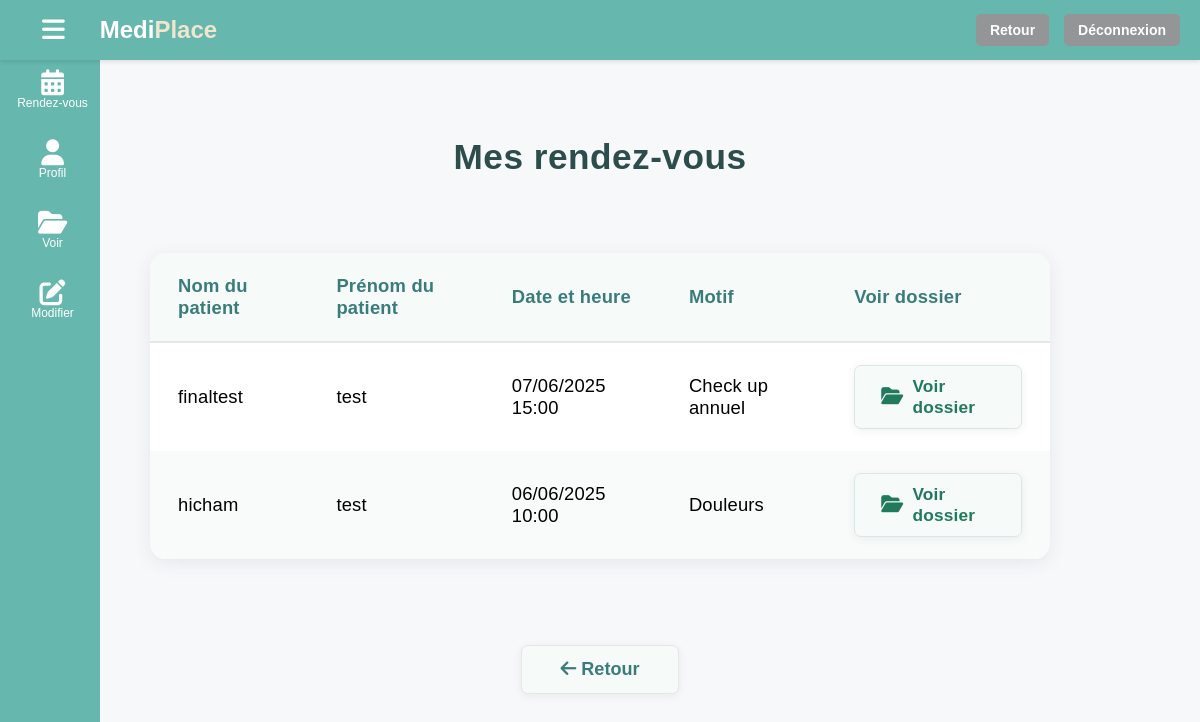
The page /mes-rdv-med/ (signed in) on the database its author committed.
### cabinet/models.py (models this page shows, shortened)
class RendezVous(models.Model):
    patient = models.ForeignKey(Patient, on_delete=models.CASCADE)
    medecin = models.ForeignKey(Medecin, on_delete=models.CASCADE)
    date = models.DateTimeField()
    motif = models.TextField()

class Patient(models.Model):
    nom = models.CharField(max_length=50)
    prenom = models.CharField(max_length=50)
    email = models.EmailField(unique=True)
    numero_telephone = models.CharField(max_length=15)
    date_naissance = models.DateField()
    mot_de_passe = models.CharField(max_length=128)

### cabinet/views.py (the view)
# urls.py: path('mes-rdv-med/', views.mes_rdv_med, name='mes_rdv_med'),
def mes_rdv_med(request):
    email_med = request.session.get('user_email')
    if not email_med:
        return redirect('login')
    try:
        medecin = Medecin.objects.get(email=email_med)
        rdvs = RendezVous.objects.filter(medecin=medecin).order_by('-date')
        return render(request, 'cabinet/mes_rdv_med.html', {'rdvs': rdvs})
    except Medecin.DoesNotExist:
        messages.error(request, "Médecin non trouvé.")
        return redirect('login')

### cabinet/templates/cabinet/mes_rdv_med.html (shortened to what this page needs)
<!DOCTYPE html>
<html lang="fr">
  <head>
    {% load static %}
    <link rel="stylesheet" href="{% static 'cabinet/css/main_pat.css' %}" />
    <link
      rel="stylesheet"
      href="https://cdnjs.cloudflare.com/ajax/libs/font-awesome/6.5.0/css/all.min.css"
    />
  </head>
  <body>
    {% include 'cabinet/headerbasepagemed.html' %}
    <div class="patients-bg">
      <div class="patients-centered">
        <h2 class="patients-title">Mes rendez-vous</h2>
        <div class="table-bg">
          {% if rdvs %}
          <table class="patients-table">
            <thead>
              <tr>
                <th>Nom du patient</th>
                <th>Prénom du patient</th>
                <th>Date et heure</th>
                <th>Motif</th>
                <th>Voir dossier</th>
              </tr>
            </thead>
            <tbody>
              {% for rdv in rdvs %}
              <tr>
                <td>{{ rdv.patient.nom }}</td>
                <td>{{ rdv.patient.prenom }}</td>
                <td>{{ rdv.date|date:"d/m/Y H:i" }}</td>
                <td>{{ rdv.motif|truncatechars:50 }}</td>
                <td>
                  <a
                    href="{% url 'dossier_patient_med' rdv.patient.id %}?from=rdv"
                    class="btn-voir-dossier"
                  >
                    <i class="fa fa-folder-open"></i> Voir dossier
                  </a>
                </td>
              </tr>
              {% endfor %}
            </tbody>
          </table>
          {% else %}
          <div class="empty-history-msg">
            Aucun rendez-vous prévu pour le moment.
          </div>
          {% endif %}
        </div>
      </div>
      <div class="retour-center">
        <a href="{% url 'main_med' %}" class="btn-retour-main">
          <i class="fa fa-arrow-left"></i> Retour
        </a>
      </div>
    </div>
  </body>
</html>

### cabinet/static/cabinet/css/main_pat.css (style rules this page uses)
body { font-family: 'Poppins', sans-serif; background-color: #f4f5f7; margin: 0; padding: 0; }

### cabinet/static/cabinet/css/headerbasepagemed.css (style rules this page uses)
* { box-sizing: border-box; }
body { margin: 0; font-family: Arial, sans-serif; overflow: hidden; background: linear-gradient(135deg, #e0f7f4, #ffffff); }

### cabinet/templates/cabinet/mes_rdv_med.html (style rules this page uses)
.patients-bg { min-height: 100vh; background: #f7f8fa; width: 100vw; }
.patients-centered { max-width: 900px; margin: 0 auto; padding: 48px 0 48px 0; display: flex; flex-direction: column; gap: 38px; }
.patients-title { font-size: 2.2rem; color: #2d4c4c; font-weight: 700; margin-bottom: 38px; text-align: center; letter-spacing: 0.5px; }
.table-bg { background: #fff; border-radius: 16px; box-shadow: 0 4px 18px rgba(44, 62, 80, 0.09); overflow: hidden; display: flex; justify-content: center; }
.patients-table { width: 100%; margin: 0 auto; border-collapse: separate; border-spacing: 0; font-size: 1.15rem; letter-spacing: 0.01em; background: transparent; }
.patients-table th, .patients-table td { padding: 22px 28px; text-align: left; }
.patients-table th { background: #f6faf9; color: #3a7c7c; font-weight: 700; font-size: 1.15rem; border-bottom: 2px solid #e3e8e7; letter-spacing: 0.2px; }
.patients-table tr { border-bottom: 1px solid #f0f3f2; transition: background 0.18s; }
.patients-table tr:nth-child(even) { background: #f8fbfa; }
.patients-table tr:last-child { border-bottom: none; }
.btn-voir-dossier { background: #f6faf9; color: #217a5b; border: 1px solid #dbe7e4; border-radius: 7px; padding: 10px 26px; font-weight: 600; font-size: 1.08rem; text-decoration: none; transition: background 0.18s, color 0.18s, border 0.18s, box-shadow 0.18s; display: inline-flex; align-items: center; gap: 9px; box-shadow: 0 2px 8px rgba(44, 62, 80, 0.07); }
.btn-voir-dossier i { font-size: 1.13em; }
.retour-center { text-align: center; margin-top: 38px; }
.btn-retour-main { background: #f6faf9; color: #3a7c7c; border-radius: 7px; padding: 13px 38px; text-decoration: none; font-weight: 600; font-size: 1.13rem; border: 1px solid #e3e8e7; transition: background 0.18s, color 0.18s, box-shadow 0.18s; box-shadow: 0 2px 8px rgba(44, 62, 80, 0.08); display: inline-block; margin-top: 0; }

### rows shown on the page
RendezVous: patient.nom "finaltest", patient.prenom "test", date "07/06/2025 15:00", motif "Check up annuel"
RendezVous: patient.nom "hicham", patient.prenom "test", date "06/06/2025 10:00", motif "Douleurs"
